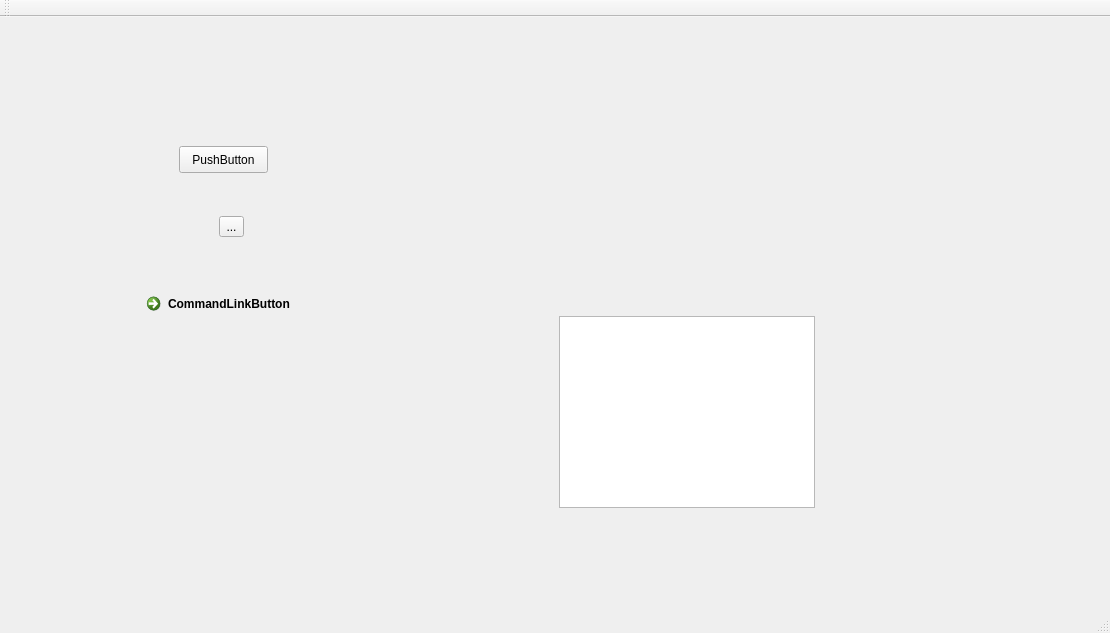
<?xml version="1.0" encoding="UTF-8"?>
<ui version="4.0">
 <class>MainWindow</class>
 <widget class="QMainWindow" name="MainWindow">
  <property name="geometry">
   <rect>
    <x>0</x>
    <y>0</y>
    <width>1110</width>
    <height>633</height>
   </rect>
  </property>
  <property name="windowTitle">
   <string>MainWindow</string>
  </property>
  <widget class="QWidget" name="centralWidget">
   <widget class="QStackedWidget" name="stackedWidget">
    <property name="geometry">
     <rect>
      <x>-1</x>
      <y>19</y>
      <width>1111</width>
      <height>571</height>
     </rect>
    </property>
    <property name="currentIndex">
     <number>1</number>
    </property>
    <widget class="QWidget" name="page">
     <widget class="QPushButton" name="pushButton">
      <property name="geometry">
       <rect>
        <x>440</x>
        <y>240</y>
        <width>89</width>
        <height>27</height>
       </rect>
      </property>
      <property name="text">
       <string>PushButton</string>
      </property>
     </widget>
    </widget>
    <widget class="QWidget" name="page_2">
     <widget class="QListView" name="listView">
      <property name="geometry">
       <rect>
        <x>560</x>
        <y>280</y>
        <width>256</width>
        <height>192</height>
       </rect>
      </property>
     </widget>
     <widget class="QPushButton" name="pushButton_2">
      <property name="geometry">
       <rect>
        <x>180</x>
        <y>110</y>
        <width>89</width>
        <height>27</height>
       </rect>
      </property>
      <property name="text">
       <string>PushButton</string>
      </property>
     </widget>
     <widget class="QToolButton" name="toolButton">
      <property name="geometry">
       <rect>
        <x>220</x>
        <y>180</y>
        <width>25</width>
        <height>21</height>
       </rect>
      </property>
      <property name="text">
       <string>...</string>
      </property>
     </widget>
     <widget class="QCommandLinkButton" name="commandLinkButton">
      <property name="geometry">
       <rect>
        <x>140</x>
        <y>250</y>
        <width>175</width>
        <height>41</height>
       </rect>
      </property>
      <property name="text">
       <string>CommandLinkButton</string>
      </property>
     </widget>
    </widget>
   </widget>
  </widget>
  <widget class="QMenuBar" name="menuBar">
   <property name="geometry">
    <rect>
     <x>0</x>
     <y>0</y>
     <width>1110</width>
     <height>25</height>
    </rect>
   </property>
  </widget>
  <widget class="QToolBar" name="mainToolBar">
   <attribute name="toolBarArea">
    <enum>TopToolBarArea</enum>
   </attribute>
   <attribute name="toolBarBreak">
    <bool>false</bool>
   </attribute>
  </widget>
  <widget class="QStatusBar" name="statusBar"/>
 </widget>
 <layoutdefault spacing="6" margin="11"/>
 <resources/>
 <connections/>
</ui>
